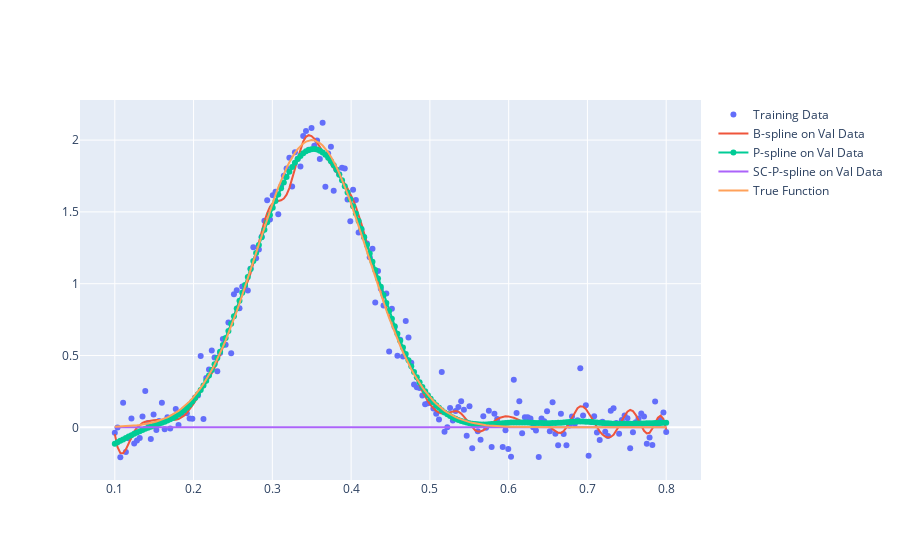

Source (notebook cell):
### Code cell
print("Fit the different spline types")
nr_splines, knot_type, spline_order, lam_c = 35, "e", 3, 6000
B = Bspline()
sol = B.fit(df_train["x"].values, df_train["y"].values, nr_splines=nr_splines)
opt_lam = B.calc_GCV(df_train["x"].values, df_train["y"].values,nr_splines=nr_splines, nr_lam=100, plot_=0)["best_lambda"]
print("Optimal lambda = ",opt_lam)
sol_p = B.fit_Pspline(df_train["x"].values, df_train["y"].values,nr_splines=nr_splines,lam=opt_lam)
sol_c = B.fit_SC_Pspline(df_train["x"].values, df_train["y"].values, "peak", nr_splines, lam_c=lam_c)

print("Show the mean squared errors")
Bspline_pred = B.predict(df_test["x"].values, sol["coef_"], sol["knots"])
Pspline_pred = B.predict(df_test["x"].values, sol_p["coef_"], sol_p["knots"])
SCPspline_pred = B.predict(df_test["x"].values, sol_c["coef_"], sol_c["knots"])

print("".center(50,"="))
print("".center(50,"="))
print("MSEs compared to True Function")
print("".center(50,"="))
print("Validation Set".center(30, " "))
print("MSE-Val B-spline = ".ljust(25), mean_squared_error(df_test["ytrue"].values, Bspline_pred).round(6))
print("MSE-Val P-spline = ".ljust(25), mean_squared_error(df_test["ytrue"].values, Pspline_pred).round(6))
print("MSE-Val SC-P-spline = ".ljust(25), mean_squared_error(df_test["ytrue"].values, SCPspline_pred).round(6))
print("".center(50,"="))
print("Train Set".center(30, " "))
print("MSE-Train B-spline = ".ljust(25), mean_squared_error(df_train["ytrue"].values, B.predict(df_train["x"].values, sol["coef_"], sol["knots"])).round(6))
print("MSE-Train P-spline = ".ljust(25), mean_squared_error(df_train["ytrue"].values, B.predict(df_train["x"].values, sol_p["coef_"], sol_p["knots"])).round(6))
print("MSE-Train SC-P-spline = ".ljust(25), mean_squared_error(df_train["ytrue"].values, B.predict(df_train["x"].values, sol_c["coef_"], sol_c["knots"])).round(6))
print("".center(50,"="))
print("MSEs compared to Noisy Function")
print("".center(50,"="))
print("Validation Set".center(30, " "))
print("MSE-Val B-spline = ".ljust(25), mean_squared_error(df_test["y"].values, Bspline_pred).round(6))
print("MSE-Val P-spline = ".ljust(25), mean_squared_error(df_test["y"].values, Pspline_pred).round(6))
print("MSE-Val SC-P-spline = ".ljust(25), mean_squared_error(df_test["y"].values, SCPspline_pred).round(6))
print("".center(50,"="))
print("Train set".center(30, " "))
print("MSE-Train B-spline = ".ljust(25), mean_squared_error(df_train["y"].values, B.predict(df_train["x"].values, sol["coef_"], sol["knots"])).round(6))
print("MSE-Train P-spline = ".ljust(25), mean_squared_error(df_train["y"].values, B.predict(df_train["x"].values, sol_p["coef_"], sol_p["knots"])).round(6))
print("MSE-Train SC-P-spline = ".ljust(25), mean_squared_error(df_train["y"].values, B.predict(df_train["x"].values, sol_c["coef_"], sol_c["knots"])).round(6))
print("".center(50,"="))

# add the predictions to the dataset and save it
xplot = np.linspace(0.1,0.8,200)
Bspline_plot = B.predict(xplot, sol["coef_"], sol["knots"])
Pspline_plot = B.predict(xplot, sol_p["coef_"], sol_p["knots"])
SCPspline_plot = B.predict(xplot, sol_c["coef_"], sol_c["knots"])

fig = go.Figure()

fig.add_trace(go.Scatter(x=x, y=y, mode="markers", name="Training Data"))
fig.add_trace(go.Scatter(x=xplot, y=Bspline_plot, mode="lines", name="B-spline on Val Data"))
fig.add_trace(go.Scatter(x=xplot, y=Pspline_plot, mode="lines+markers", name="P-spline on Val Data"))
fig.add_trace(go.Scatter(x=xplot, y=SCPspline_plot, mode="lines", name="SC-P-spline on Val Data"))
fig.add_trace(go.Scatter(x=x, y=ytrue, mode="lines", name="True Function"))
fig.show()

df_mse = pd.DataFrame(columns=["Model", "MSEVal", "MSEValTrueFunction"])
df_mse["Model"] = ["B-spline", "P-spline", "SCP-spline"]
df_mse["MSEValTrueFunction"] = [
    mean_squared_error(df_test["ytrue"].values, Bspline_pred).round(6),
    mean_squared_error(df_test["ytrue"].values, Pspline_pred).round(6),
    mean_squared_error(df_test["ytrue"].values, SCPspline_pred).round(6)]
df_mse["MSEVal"] = [
    mean_squared_error(df_test["y"].values, Bspline_pred).round(6),
    mean_squared_error(df_test["y"].values, Pspline_pred).round(6),
    mean_squared_error(df_test["y"].values, SCPspline_pred).round(6)
]

df_info = pd.DataFrame(columns=["Info", "Value"])
df_info["Info"] = ["Nr_splines", "Knot_type", "Spline_Order", "Opt_Lambda", "Lambda_c"]
df_info["Value"] = [nr_splines, knot_type, spline_order, opt_lam, lam_c]

df_plot = pd.DataFrame(data=dict(xplot=xplot, yplot=y, ytrue=ytrue,
                                Bspline_fit=Bspline_plot,
                                Pspline_fit=Pspline_plot,
                                SCP_spline_fit=SCPspline_plot))
#df_info.to_csv(savePath+"info.txt", sep=" ", index=False)
#df_mse.to_csv(savePath+"mse.csv", sep=",", index=False)
#df_plot.to_csv(savePath+"data.txt", sep=" ", index=0)

### Figure 1 — Plotly figure (JSON) as saved in the notebook; plotly's stock layout.template omitted (floating-point values rounded to 4 significant figures; data arrays with more than 128 entries replaced by an {"elided": "..."} marker saying what was removed)
{"data": [{"mode": "markers", "name": "Training Data", "type": "scatter", "x": {"elided": "200 float values"}, "y": {"elided": "200 float values"}}, {"mode": "lines", "name": "B-spline on Val Data", "type": "scatter", "x": {"elided": "200 float values"}, "y": {"elided": "200 float values"}}, {"mode": "lines+markers", "name": "P-spline on Val Data", "type": "scatter", "x": {"elided": "200 float values"}, "y": {"elided": "200 float values"}}, {"mode": "lines", "name": "SC-P-spline on Val Data", "type": "scatter", "x": {"elided": "200 float values"}, "y": {"elided": "200 float values"}}, {"mode": "lines", "name": "True Function", "type": "scatter", "x": {"elided": "200 float values"}, "y": {"elided": "200 float values"}}], "layout": {"autosize": true, "xaxis": {"autorange": true, "range": [0.05748, 0.8425], "type": "linear"}, "yaxis": {"autorange": true, "range": [-0.3787, 2.291], "type": "linear"}}}
